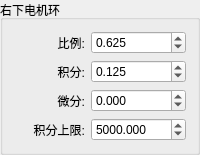
            <widget class="QGroupBox" name="groupBox_25">
             <property name="title">
              <string>右下电机环</string>
             </property>
             <layout class="QHBoxLayout" name="horizontalLayout_50">
              <item>
               <layout class="QVBoxLayout" name="verticalLayout_43">
                <item>
                 <widget class="QLabel" name="label_75">
                  <property name="sizePolicy">
                   <sizepolicy hsizetype="Preferred" vsizetype="Preferred">
                    <horstretch>0</horstretch>
                    <verstretch>0</verstretch>
                   </sizepolicy>
                  </property>
                  <property name="text">
                   <string>比例:</string>
                  </property>
                  <property name="alignment">
                   <set>Qt::AlignRight|Qt::AlignTrailing|Qt::AlignVCenter</set>
                  </property>
                 </widget>
                </item>
                <item>
                 <widget class="QLabel" name="label_76">
                  <property name="sizePolicy">
                   <sizepolicy hsizetype="Preferred" vsizetype="Preferred">
                    <horstretch>0</horstretch>
                    <verstretch>0</verstretch>
                   </sizepolicy>
                  </property>
                  <property name="text">
                   <string>积分:</string>
                  </property>
                  <property name="alignment">
                   <set>Qt::AlignRight|Qt::AlignTrailing|Qt::AlignVCenter</set>
                  </property>
                 </widget>
                </item>
                <item>
                 <widget class="QLabel" name="label_77">
                  <property name="sizePolicy">
                   <sizepolicy hsizetype="Preferred" vsizetype="Preferred">
                    <horstretch>0</horstretch>
                    <verstretch>0</verstretch>
                   </sizepolicy>
                  </property>
                  <property name="text">
                   <string>微分:</string>
                  </property>
                  <property name="alignment">
                   <set>Qt::AlignRight|Qt::AlignTrailing|Qt::AlignVCenter</set>
                  </property>
                 </widget>
                </item>
                <item>
                 <widget class="QLabel" name="label_78">
                  <property name="sizePolicy">
                   <sizepolicy hsizetype="Preferred" vsizetype="Preferred">
                    <horstretch>0</horstretch>
                    <verstretch>0</verstretch>
                   </sizepolicy>
                  </property>
                  <property name="text">
                   <string>积分上限:</string>
                  </property>
                  <property name="alignment">
                   <set>Qt::AlignRight|Qt::AlignTrailing|Qt::AlignVCenter</set>
                  </property>
                 </widget>
                </item>
               </layout>
              </item>
              <item>
               <layout class="QVBoxLayout" name="verticalLayout_46">
                <item>
                 <widget class="QDoubleSpinBox" name="doubleSpinBox_right_back_motor_p">
                  <property name="sizePolicy">
                   <sizepolicy hsizetype="Preferred" vsizetype="Fixed">
                    <horstretch>0</horstretch>
                    <verstretch>0</verstretch>
                   </sizepolicy>
                  </property>
                  <property name="decimals">
                   <number>3</number>
                  </property>
                  <property name="minimum">
                   <double>-99999999.000000000000000</double>
                  </property>
                  <property name="maximum">
                   <double>99999999.000000000000000</double>
                  </property>
                  <property name="value">
                   <double>0.625000000000000</double>
                  </property>
                 </widget>
                </item>
                <item>
                 <widget class="QDoubleSpinBox" name="doubleSpinBox_right_back_motor_i">
                  <property name="sizePolicy">
                   <sizepolicy hsizetype="Preferred" vsizetype="Fixed">
                    <horstretch>0</horstretch>
                    <verstretch>0</verstretch>
                   </sizepolicy>
                  </property>
                  <property name="decimals">
                   <number>3</number>
                  </property>
                  <property name="minimum">
                   <double>-99999999.000000000000000</double>
                  </property>
                  <property name="maximum">
                   <double>99999999.000000000000000</double>
                  </property>
                  <property name="value">
                   <double>0.125000000000000</double>
                  </property>
                 </widget>
                </item>
                <item>
                 <widget class="QDoubleSpinBox" name="doubleSpinBox_right_back_motor_d">
                  <property name="sizePolicy">
                   <sizepolicy hsizetype="Preferred" vsizetype="Fixed">
                    <horstretch>0</horstretch>
                    <verstretch>0</verstretch>
                   </sizepolicy>
                  </property>
                  <property name="decimals">
                   <number>3</number>
                  </property>
                  <property name="minimum">
                   <double>-99999999.000000000000000</double>
                  </property>
                  <property name="maximum">
                   <double>99999999.000000000000000</double>
                  </property>
                 </widget>
                </item>
                <item>
                 <widget class="QDoubleSpinBox" name="doubleSpinBox_right_back_motor_max_total_integral">
                  <property name="sizePolicy">
                   <sizepolicy hsizetype="Preferred" vsizetype="Fixed">
                    <horstretch>0</horstretch>
                    <verstretch>0</verstretch>
                   </sizepolicy>
                  </property>
                  <property name="decimals">
                   <number>3</number>
                  </property>
                  <property name="minimum">
                   <double>-99999999.000000000000000</double>
                  </property>
                  <property name="maximum">
                   <double>99999999.000000000000000</double>
                  </property>
                  <property name="value">
                   <double>5000.000000000000000</double>
                  </property>
                 </widget>
                </item>
               </layout>
              </item>
             </layout>
            </widget>
